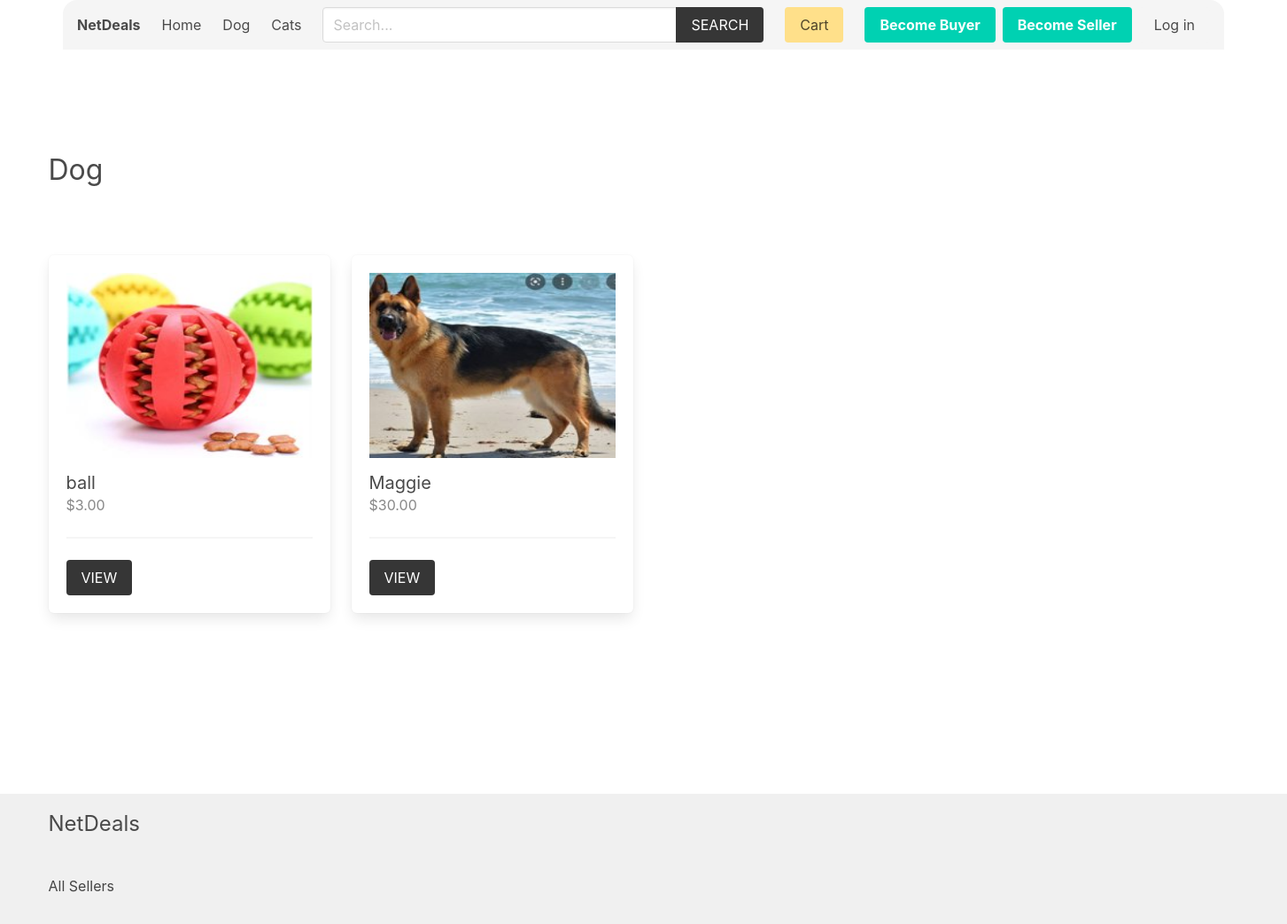
Page /product/Dog/ on the earlier database version.
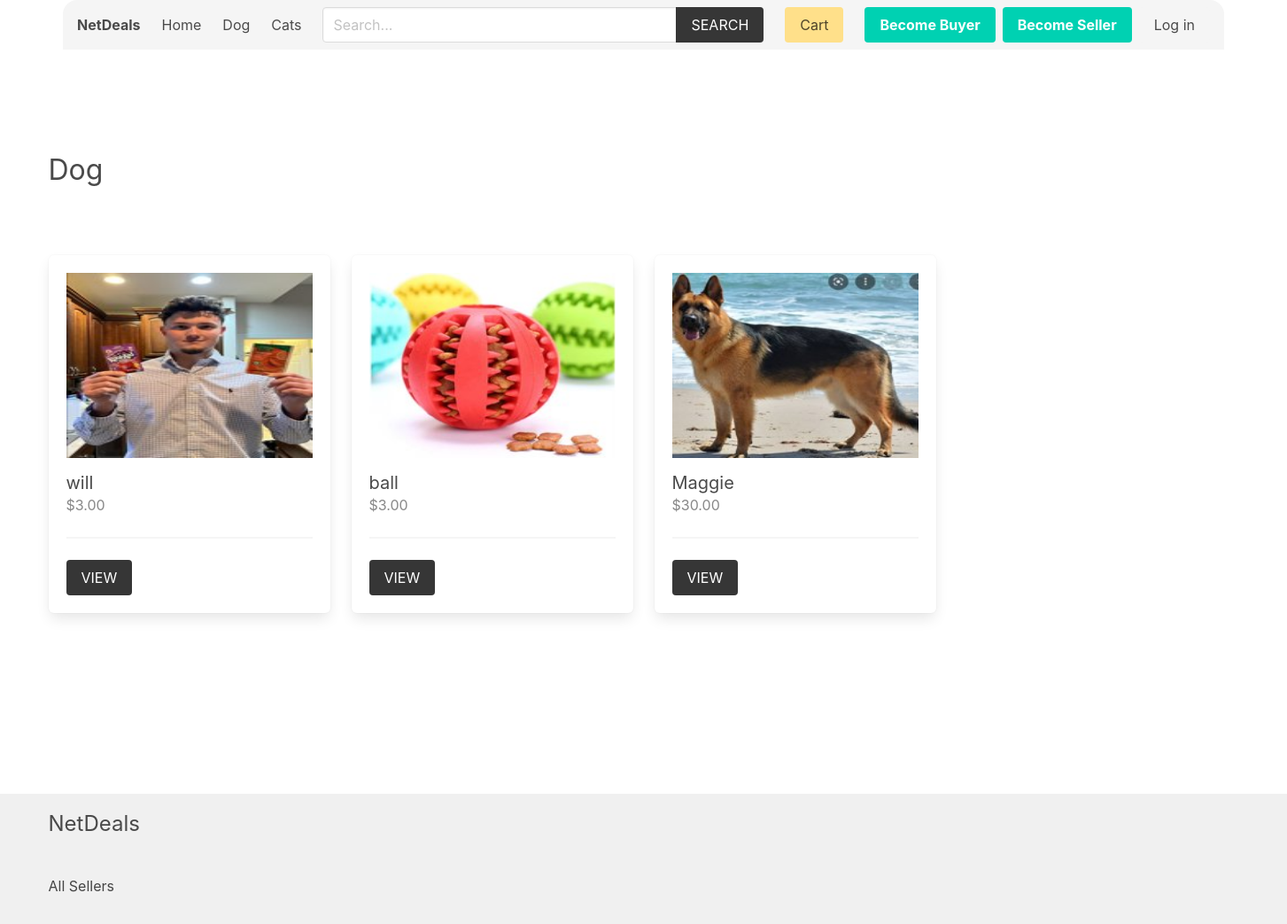
Same page on the later database version.
### product/models.py (models this page shows, shortened)
class Category(models.Model):
    title = models.CharField(max_length=50)
    slug = models.SlugField(max_length=55)
    ordering = models.IntegerField(default=0)
    class Meta:
        ordering = ['ordering']

class Product(models.Model):
    category = models.ForeignKey(Category, related_name='products', on_delete=models.CASCADE)
    seller = models.ForeignKey(SellerProfile, related_name="products", on_delete=models.CASCADE)
    title = models.CharField(max_length=50)
    slug = models.SlugField(max_length=55)
    description = models.TextField(blank=True, null=True)
    price = models.DecimalField(max_digits=6, decimal_places=2)
    added_date = models.DateTimeField(auto_now_add=True)
    image = models.ImageField(upload_to='uploads/', blank=True, null=True)
    thumbnail = models.ImageField(upload_to='uploads/', blank=True, null=True) # Change uploads to thumbnails
    class Meta:
        ordering = ['-added_date']
    def get_thumbnail(self):
        if self.thumbnail:
            return self.thumbnail.url

### product/views.py (the view)
# urls.py: path('<slug:category_slug>/', views.category, name="category"),
def category(request, category_slug):
    category = get_object_or_404(Category, slug=category_slug)
    return render(request,'product/category.html', {'category': category})

### cart/cart.py (called while the page is built)
    def __len__(self):
        return sum(item['quantity'] for item in self.cart.values())

### cart/context_processors.py (called while the page is built)
def cart(request):
    return {'cart': Cart(request)}

### product/context_processors.py (called while the page is built)
def menu_categories(request):
    categories = Category.objects.all()
    return {'categories': categories}

### templates/product/category.html (shortened to what this page needs)
{% extends 'core/base.html' %}
{% block content %}
    <div class="columns is-multiline mb-6">
        <div class="column is-12 has-test-centered mt-6 mb-6">
            <h2 class="is-size-3">{{category.title}}</h2>
        </div>
        {% for product in category.products.all %}
            {% include 'product/parts/list_item.html' %}
        {% endfor %}
    </div>
{% endblock content %}

### templates/core/base.html (shortened to what this page needs)
{% load static %}
<!DOCTYPE html>
<html lang="en">
<head>
    <link rel="stylesheet" href="https://cdn.jsdelivr.net/npm/bulma@0.9.2/css/bulma.min.css">
    <link rel="stylesheet" href="{% static 'css/main.css' %}">
</head>
<body>
    <div class="container px-4">
        <nav class="navbar px-4" role="navigation" aria-label="main navigation">
            <div class="navbar-brand">
                <a class="navbar-item" href="{% url 'core:home' %}">
                    <h1><strong>NetDeals</strong></h1>
                </a>
            </div>
            <div id="navbarBasicExample" class="navbar-menu">
                <div class="navbar-start">
                <a class="navbar-item" href="{% url 'core:home' %}">
                    Home
                </a>
                {% for category in categories %}
                    <a class="navbar-item" href="{% url 'product:category' category.slug %}">
                        {{category.title}}
                    </a>
                {% endfor %}
                </div>
                <div class="navbar-start">
                    <div class="navbar-item">
                        <form method="get" action="{% url 'product:search' %}">
                            <div class="field has-addons">
                                <div class="control">
                                    <input type="search" name="query" id="" class="input" placeholder="Search...">
                                </div>
                                <div class="control">
                                    <button class="button is-dark is-uppercase">Search</button>
                                </div>
                            </div>
                        </form>
                    </div>
                </div>
                <div class="navbar-end">
                <div class="navbar-item">
                    <a href="{% url 'cart:cart' %}" class="button is-warning">Cart {% if cart %}({{cart|length}}){% endif %}</a>
                </div>
                {% if user.role == 'seller' %}
                <div class="navbar-item has-dropdown is-hoverable">
                    <a class="navbar-link is-capitalized">
                    {{user.seller.name}}
                    </a>
                    <div class="navbar-dropdown">
                    <a class="navbar-item" href="{% url 'seller:seller-dashboard' %}">
                        Profile
                    </a>
                    <a class="navbar-item" href="{% url 'seller:edit-seller' %}">
                        Update Profile
                    </a>
                    <a class="navbar-item" href="{% url 'seller:add-product' %}">
                        Add Product
                    </a>
                    <hr class="navbar-divider">
                    <a class="navbar-item" href="{% url 'seller:logout' %}">
                        Logout
                    </a>
                    </div>
                </div>
                {% else %}
                <div class="navbar-item">
                    <div class="buttons">
                        <a class="button is-primary" href="{% url 'buyer:become-buyer' %}">
                            <strong>Become Buyer</strong>
                        </a>
                        <a class="button is-primary" href="{% url 'seller:become-seller' %}">
                            <strong>Become Seller</strong>
                        </a>
                        <a class="button is-light" href="{% url 'core:login' %}">
                            Log in
                        </a>
                    </div>
                </div>
                {% endif %}
                </div>
            </div>
            </nav>
    </div>
    <section class="section">
        <div class="container">
            {% block content %}{% endblock content %}
        </div>
    </section>
    <div class="main-content-wrapper">
        <section class="section">
        </section>
    </div>
    <footer class="footer">
        <div class="container">
            <h3 class="is-size-4 mb-4">NetDeals</h3>
            <br>
            <a href="{% url 'seller:sellers' %}">All Sellers</a>
        </div>
    </footer>
</body>
</html>

### templates/product/parts/list_item.html
<div class="column is-3 product-list-item">
                <div class="box">
                    <figure class="image is-4by3 mb-4">
                        <img src="{{ product.get_thumbnail }}" alt="{{product.title}}">
                    </figure>
                    <h2 class="subtitle">{{product.title}}</h2>
                    <h3 class="price is-size-6 mb-5">${{product.price}}</h3>
                    <hr>
                    <a href="{% url 'product:product' product.category.slug product.slug %}" class="button is-dark is-uppercase">View</a>
                </div>
            </div>

### core/static/css/main.css (style rules this page uses)
.footer a { margin-bottom: 15px; display: inline-block; color: #444; }
.product-list-item .box .subtitle { margin-bottom: 0; }
.product-list-item .box .price { color: #888; }

### templates/core/base.html (style rules this page uses)
.navbar { background-color: #f5f5f5; border-radius: 1rem 1rem 0 0; margin-bottom: 1rem; width: 100%; position: relative; }
.navbar .input { width: 400px; }
.navbar .field.has-addons { width: 100%; }
body { display: flex; flex-direction: column; min-height: 100vh; }
.main-content-wrapper { flex-grow: 1; }
.footer { background-color: #f0f0f0; padding: 1rem 0; }

Differences in the rows shown:
added Product: get_thumbnail (picture), title "will", price "3.00"
